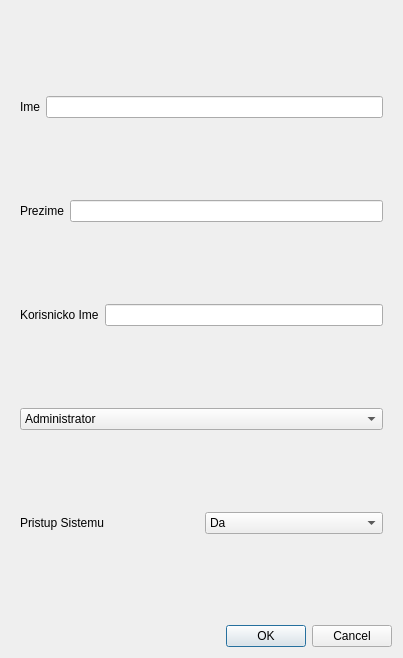
<?xml version="1.0" encoding="UTF-8"?>
<ui version="4.0">
 <class>DialogForCreatingNewEmployee</class>
 <widget class="QDialog" name="DialogForCreatingNewEmployee">
  <property name="geometry">
   <rect>
    <x>0</x>
    <y>0</y>
    <width>403</width>
    <height>658</height>
   </rect>
  </property>
  <property name="windowTitle">
   <string>Employee</string>
  </property>
  <property name="windowIcon">
   <iconset resource="resource.qrc">
    <normaloff>:/resources/resource/img/vigor-300x291.png</normaloff>:/resources/resource/img/vigor-300x291.png</iconset>
  </property>
  <property name="modal">
   <bool>true</bool>
  </property>
  <layout class="QVBoxLayout" name="verticalLayout_2">
   <item>
    <widget class="QWidget" name="widget" native="true">
     <layout class="QVBoxLayout" name="verticalLayout">
      <item>
       <layout class="QHBoxLayout" name="horizontalLayout">
        <item>
         <widget class="QLabel" name="label">
          <property name="text">
           <string>Ime</string>
          </property>
         </widget>
        </item>
        <item>
         <widget class="QLineEdit" name="FirstName"/>
        </item>
       </layout>
      </item>
      <item>
       <layout class="QHBoxLayout" name="horizontalLayout_2">
        <item>
         <widget class="QLabel" name="label_2">
          <property name="text">
           <string>Prezime</string>
          </property>
         </widget>
        </item>
        <item>
         <widget class="QLineEdit" name="SecondName"/>
        </item>
       </layout>
      </item>
      <item>
       <layout class="QHBoxLayout" name="horizontalLayout_3">
        <item>
         <widget class="QLabel" name="label_3">
          <property name="text">
           <string>Korisnicko Ime</string>
          </property>
         </widget>
        </item>
        <item>
         <widget class="QLineEdit" name="UserName"/>
        </item>
       </layout>
      </item>
      <item>
       <layout class="QHBoxLayout" name="horizontalLayout_4">
        <item>
         <widget class="QComboBox" name="Position">
          <item>
           <property name="text">
            <string>Administrator</string>
           </property>
          </item>
          <item>
           <property name="text">
            <string>Komercijalista</string>
           </property>
          </item>
          <item>
           <property name="text">
            <string>Proizvodnja</string>
           </property>
          </item>
          <item>
           <property name="text">
            <string>Dizajner</string>
           </property>
          </item>
          <item>
           <property name="text">
            <string>Pakovanje</string>
           </property>
          </item>
          <item>
           <property name="text">
            <string>Magacioner</string>
           </property>
          </item>
          <item>
           <property name="text">
            <string>Sef Proizvodnje</string>
           </property>
          </item>
         </widget>
        </item>
       </layout>
      </item>
      <item>
       <layout class="QHBoxLayout" name="horizontalLayout_8">
        <item>
         <widget class="QLabel" name="label_4">
          <property name="text">
           <string>Pristup Sistemu</string>
          </property>
         </widget>
        </item>
        <item>
         <widget class="QComboBox" name="PristupSistemu">
          <item>
           <property name="text">
            <string>Da</string>
           </property>
          </item>
          <item>
           <property name="text">
            <string>Ne</string>
           </property>
          </item>
         </widget>
        </item>
       </layout>
      </item>
     </layout>
    </widget>
   </item>
   <item>
    <widget class="QDialogButtonBox" name="buttonBox">
     <property name="orientation">
      <enum>Qt::Horizontal</enum>
     </property>
     <property name="standardButtons">
      <set>QDialogButtonBox::Cancel|QDialogButtonBox::Ok</set>
     </property>
    </widget>
   </item>
  </layout>
 </widget>
 <resources>
  <include location="resource.qrc"/>
 </resources>
 <connections>
  <connection>
   <sender>buttonBox</sender>
   <signal>accepted()</signal>
   <receiver>DialogForCreatingNewEmployee</receiver>
   <slot>accept()</slot>
   <hints>
    <hint type="sourcelabel">
     <x>248</x>
     <y>254</y>
    </hint>
    <hint type="destinationlabel">
     <x>157</x>
     <y>274</y>
    </hint>
   </hints>
  </connection>
  <connection>
   <sender>buttonBox</sender>
   <signal>rejected()</signal>
   <receiver>DialogForCreatingNewEmployee</receiver>
   <slot>reject()</slot>
   <hints>
    <hint type="sourcelabel">
     <x>316</x>
     <y>260</y>
    </hint>
    <hint type="destinationlabel">
     <x>286</x>
     <y>274</y>
    </hint>
   </hints>
  </connection>
 </connections>
</ui>
